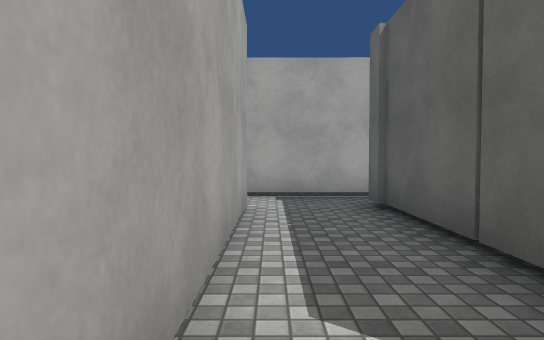
View 1 (above)

14 first-person views from a walk through a Unity game level. The camera is 1.3 m above the floor, tilts 2° down and sees 75° across. The floor is counted in squares, 2 m on a side. Each view is taken from the middle of a square. On the plan, view 1 faces up. The plan holds only what a view shows up to about 10 squares ahead; the rest is blank. The place goes on beyond the plan. The player character is not drawn. Surface patterns are stand-ins for the level's own textures.

View 2
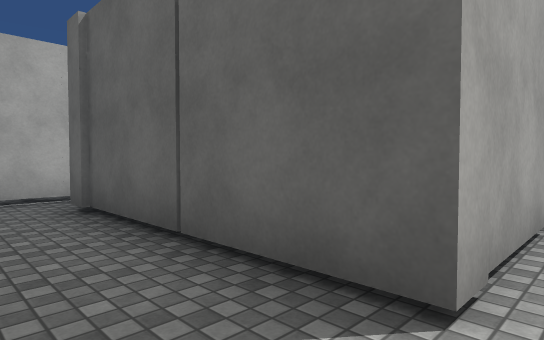

View 3
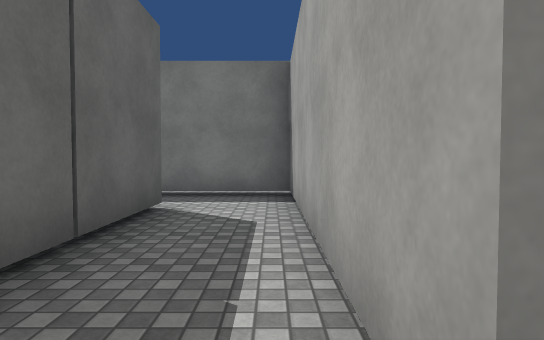

View 4
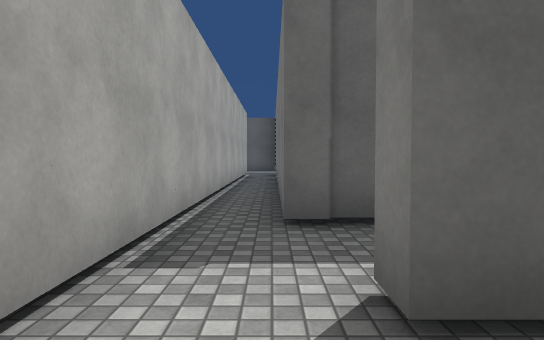

View 5
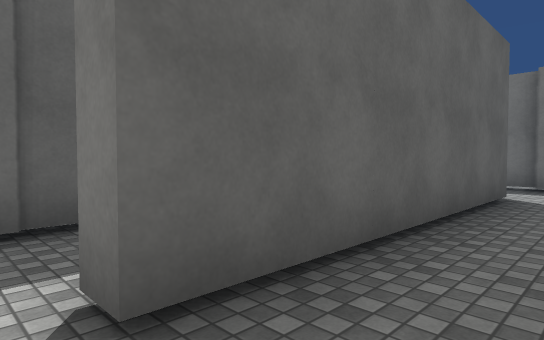

View 6
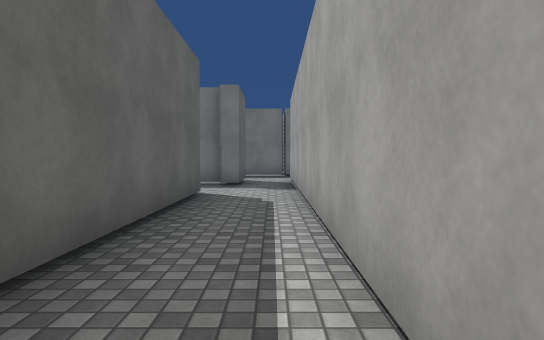

View 7
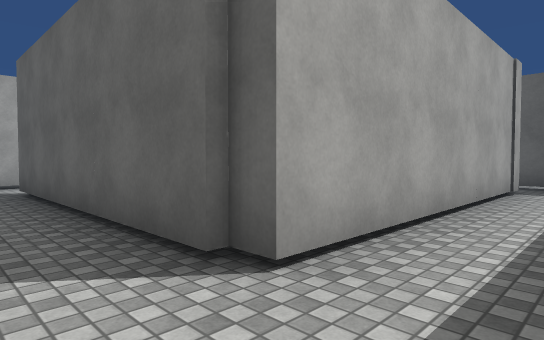

View 8
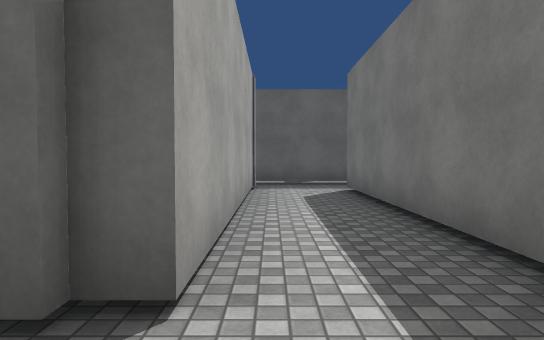

View 9
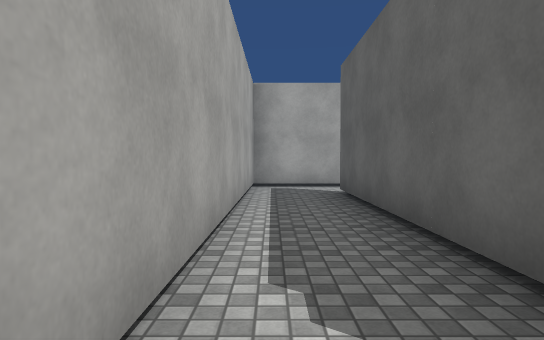

View 10
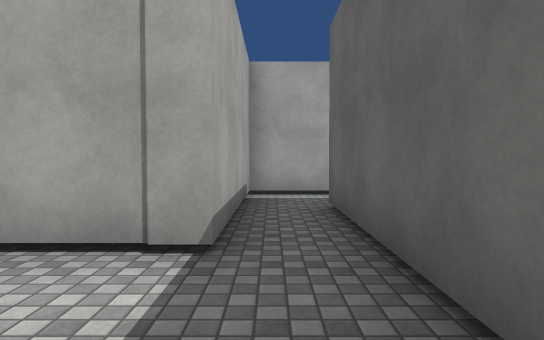

View 11
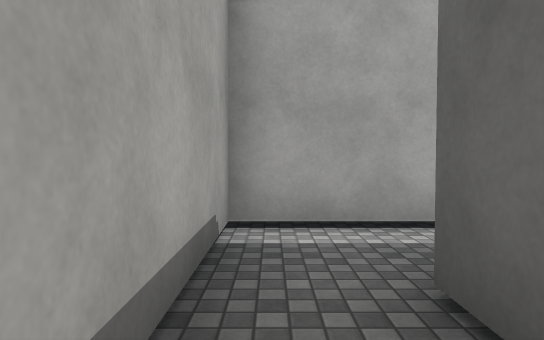

View 12
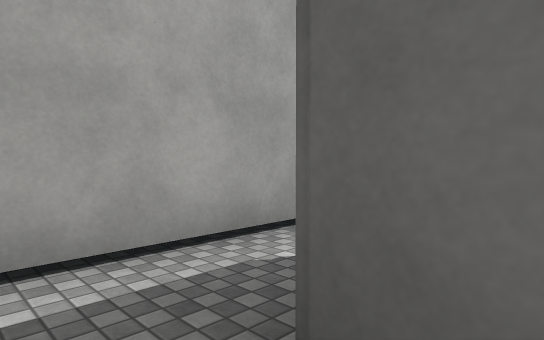

View 13
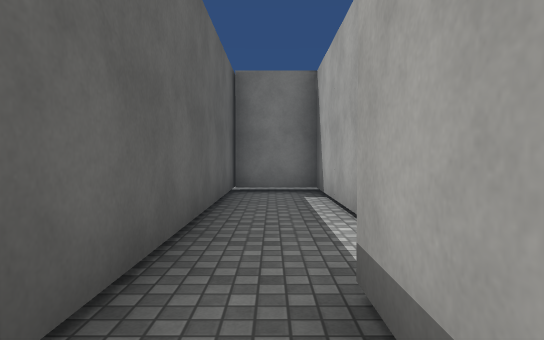

View 14
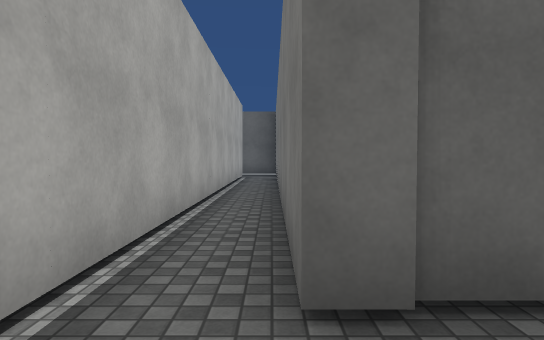

### Floor plan
Points are (right, up) in squares from view 1. A wall is a line through its corners. A room is listed if a view was taken in it or the views show most of it. See-through windows are left out.
Room 1 (views 1, 2, 3, 14)
walls: (3.6, 0.5) (1.4, 0.5) (1.4, 4.9); (-0.7, 4.5) (-0.3, 4.5) (-0.3, -1.2) (2, -1.2); (10, 5.9) (-1.4, 6)
ways out: opening at (-1, 5) to room 2
Room 2 (views 4, 5, 6, 7, 8, 9, 10)
walls: (-0.7, -1.2) (-0.7, 4.5); (-0.9, -3.5) (5.1, -3.5) (5.1, -6.9) (6.7, -6.9); (-1.2, -4.8) (-1.2, -3.2) (-0.8, -3.2); (5.6, -1.6) (-0.6, -1.6) (-0.6, -1.1); (6.7, -7.2) (6.7, -1.5); (-1.4, 6) (-2.4, 6) (-2.5, -4.8)
ways out: opening at (-1, 5) to room 1; opening at (6, -1) to room 3; opening at (-2, -4.5)
Room 3 (views 11, 12, 13)
walls: (8.6, 2.2) (5.6, 2.2) (5.6, -1.6); (6.7, -1.5) (6.7, 0.8)
ways out: opening at (6, -1) to room 2

Where each view was taken, in squares from view 1:
view 1: 0 up, 0 right, facing up
view 2: 0 up, 0 right, facing up-right
view 3: 5 up, 0 right, facing down
view 4: 5 up, 2 left, facing right
view 5: 5 up, 2 left, facing down-right
view 6: 5 up, 2 left, facing down
view 7: 3 down, 2 left, facing up-right
view 8: 2 down, 2 left, facing right
view 9: 2 down, 2 left, facing up
view 10: 4 down, 6 right, facing up
view 11: 1 down, 6 right, facing up
view 12: 0 up, 6 right, facing up-right
view 13: 0 up, 6 right, facing down
view 14: 5 up, 0 right, facing right
